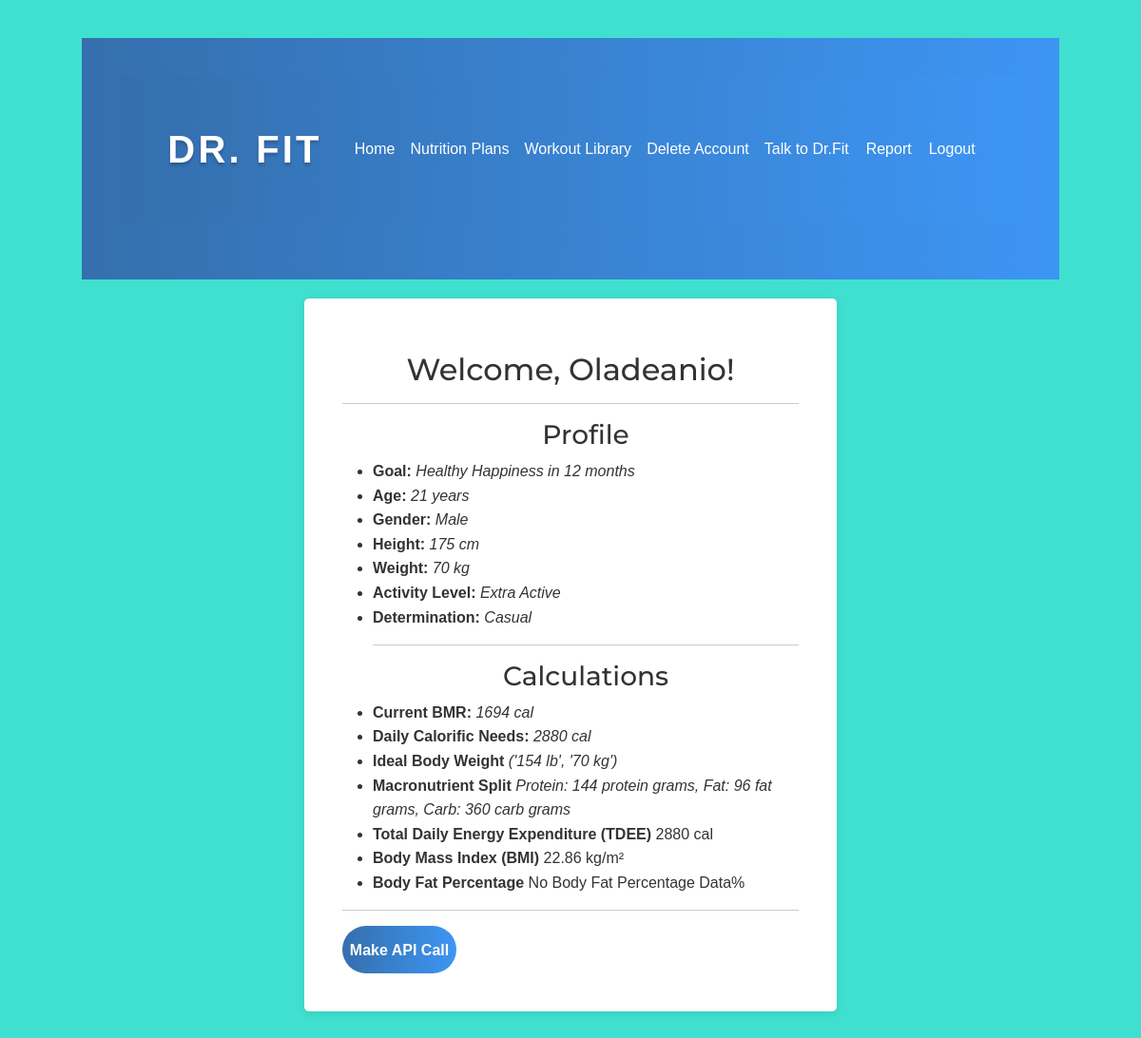
The app's page /account (signed in) with its own data.
### tables this page shows
CREATE TABLE users (id INTEGER PRIMARY KEY AUTOINCREMENT, username TEXT, email TEXT, password TEXT, gender TEXT, age INTEGER, height REAL, weight REAL, waist REAL, neck REAL, hip REAL, head REAL, goal TEXT, determination_level TEXT, activity_level TEXT, bmr_type TEXT, body_fat_percentage INTEGER, initial_plan TEXT, report TEXT, bmr FLOAT);

### blueprints/routes.py (the view)
@routes.route('/account')
def account_route():
    return render_template('account.html')

### app.py (called while the page is built)
@login_manager.user_loader # Decorator for the user_loader function
def load_user(user_id):
    user_data = loadUserObject(user_id) # Loads the user data from the database
    return user_data # Returns the user data

@app.before_request
def before_request():
    if current_user.is_authenticated:  # Checks if the user is authenticated
        conn = sqlite3.connect('database.db') # Connect to the SQLite database
        curs = conn.cursor() # Create a cursor object to execute SQL commands
        curs.execute("SELECT username, gender, age, height, weight, goal FROM users WHERE id = (?)", [current_user.id]) # Fetch the user data by user ID
        g.user_data = curs.fetchone() # Assign the fetched user data to a global object "g" which is unique for each request context
        conn.close() # Close the connection to the SQLite database

### blueprints/calculations.py (called while the page is built, shortened)
def get_user_info():
    conn = sqlite3.connect('database.db')
    curs = conn.cursor()
    curs.execute("SELECT gender, age, height, weight, goal, determination_level, activity_level, bmr_type, body_fat_percentage, waist, neck, hip FROM users WHERE id = (?)", [current_user.id,])
    user_data = curs.fetchone()
    conn.close()
    return user_data

def calculate_body_fat_percentage(gender=None, height=None, body_fat_percentage=None,waist=None,neck=None,hip=None) -> float:
    print("ENTERED CALCULATE_BODY_FAT_PERCENTAGE FUNCTION")
    user_data = get_user_info()
    gender = user_data[0]
    height = user_data[2]
    body_fat_percentage = user_data[8]  # body_fat_percentage can be manually set during registration
    waist = user_data[9]
    waist = float(waist) if waist is not None and waist != '' else None
    neck = user_data[10]
    hip = user_data[11]
    if body_fat_percentage == '':
        body_fat_percentage = None
    if body_fat_percentage is not None:
        print("Body fat percentage already set during registration")
        print(f"Body fat percentage: {body_fat_percentage} \n")
        return body_fat_percentage
    elif waist is None or neck is None or hip is None:
        return "No Body Fat Percentage Data"

### blueprints/user.py (called while the page is built)
    def get_formatted_goal(self):
        return self.goal.replace('_', ' ').title()

    def get_formatted_activity_level(self):
        return self.activity_level.replace('_', ' ').title()

    def get_formatted_age(self):
        return str(self.age) + ' years'

    def get_formatted_weight(self):
        return str(round(self.weight)) + ' kg'

### templates/account.html (shortened to what this page needs)
{% extends 'index.html' %}
{% block content %}
        <div class="container">
            <h2 class="mt-3">Welcome, {{ current_user.username }}!</h2>
            <hr>
            <ul>
                <h3 class="mt-3">Profile</h3>
                <li><b>Goal:</b> <i>{{ current_user.get_formatted_goal() }} in {{ current_user.get_goal_timeframe() }} months</i></li>
                <li><b>Age:</b> <i>{{ current_user.get_formatted_age() }}</i></li>
                <li><b>Gender:</b> <i>{{ current_user.get_formatted_gender() }}</i></li>
                <li><b>Height:</b> <i>{{ current_user.get_formatted_height() }}</i></li>
                <li><b>Weight:</b> <i>{{ current_user.get_formatted_weight() }}</i></li>
                <li><b>Activity Level:</b> <i>{{ current_user.get_formatted_activity_level() }}</i></li>
                <li><b>Determination:</b> <i>{{ current_user.get_determination_level() }}</i></li>
                <hr>
                <h3 class="mt-3">Calculations</h3>
                <li><b>Current BMR:</b> <i>{{ current_user.get_bmr() }} cal</i></li>
                <li><b>Daily Calorific Needs:</b> <i>{{ current_user.get_calorific_needs() }} cal</i></li>
                <li><b>Ideal Body Weight</b> <i>{{ current_user.get_ideal_body() }}</i></li>
                <li><b>Macronutrient Split</b> <i>{{ current_user.get_macros_split() }}</i></li>
                <li><b>Total Daily Energy Expenditure (TDEE)</b> {{ current_user.get_tdee() }} cal</li>
                <li><b>Body Mass Index (BMI)</b> {{ current_user.get_bmi() }} kg/m²</li>
                <li><b>Body Fat Percentage</b> {{ current_user.get_body_fat() }} </li>
            </ul>
            <hr>
                <form action="/get_initial_plan" method="POST">
                    <button class = "get_initial_btn" type="submit">Make API Call</button>
                </form>
        </body>
        <br>
{% endblock %}

### static/styles.css (style rules this page uses)
body { font-family: "Roboto", sans-serif; background-color: #40E0D0; color: #333; line-height: 1.6; }
h1,h2,h3,h4,h5,h6 { font-family: 'montserrat', sans-serif !important;; }
body { font-family: Arial, sans-serif; }
.container { max-width: 1200px; margin: 30px auto; padding: 20px; background-color: #fff; border-radius: 5px; box-shadow: 0 2px 10px rgba(0, 0, 0, 0.1); }
.container form { display: inline-flex; }
.get_initial_btn { display: inline-flex; justify-content: center; align-items: center; width: 120px; height: 50px; border-radius: 25px; font-size: 16px; font-weight: bold; color: white; background: linear-gradient(to right, #356fad, #3d95f3); border: none; cursor: pointer; text-decoration: none; transition: transform .2s ease-in-out; }
.mt-3 { display: flex; justify-content: center; align-items: center; flex-direction: column; }
body { display: flex; flex-direction: column; justify-content: center; align-items: center; min-height: 100vh; padding: 40px; }
.container { width: 50%; margin: 0 auto; padding: 40px; }

### records on screen
users: username "Oladeanio", get_formatted_gender "Male", get_determination_level "Casual"

### other values on screen
{{ current_user.get_formatted_goal() }} "Healthy Happiness"
{{ current_user.get_goal_timeframe() }} "12"
{{ current_user.get_formatted_age() }} "21 years"
{{ current_user.get_formatted_height() }} "175 cm"
{{ current_user.get_formatted_weight() }} "70 kg"
{{ current_user.get_formatted_activity_level() }} "Extra Active"
{{ current_user.get_bmr() }} "1694"
{{ current_user.get_calorific_needs() }} "2880"
{{ current_user.get_ideal_body() }} "('154 lb', '70 kg')"
{{ current_user.get_macros_split() }} "Protein: 144 protein grams, Fat: 96 fat grams, Carb: 360 carb grams"
{{ current_user.get_tdee() }} "2880"
{{ current_user.get_bmi() }} "22.86"
{{ current_user.get_body_fat() }} "No Body Fat Percentage Data%"
